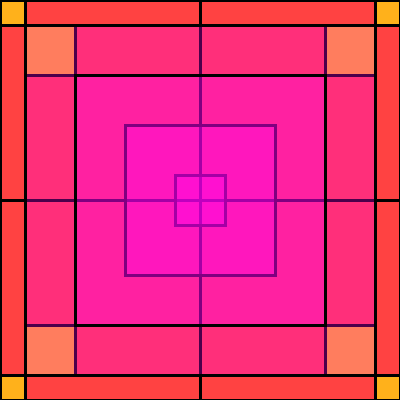
Frame 1 (no input)
Frame 60 (the mouse pressed at the canvas centre just before this capture): identical to frame 1, image omitted
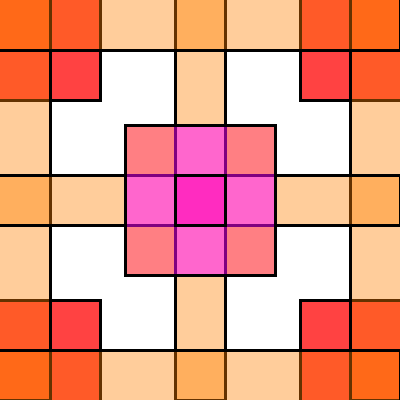
Frame 120 (the mouse held since frame 60 and released just before this capture)

The Processing sketch that drew these frames (run headless with seeded random() and noise(); from frame 60 on, the mouse is pressed at the canvas centre):

// Processing sketch: processing_63667
// ── processing_63667.pde

void setup()
{
size(400, 400);
strokeWeight(3);//ancho del trazo
 stroke(0); //color del trazo
rectMode(CENTER);
}
void draw()
{
 background(255);
//------------------------------------------------------
// los 8 cuadrados rojos de las esquinas (2 por c/esquina)
fill(255, 0, 0, 125);
// se el cursor se mueve en X van hacia el centro o hacia afuera, lo mismo si pasa en vertical con el eje Y
rect(0, 0, width-mouseX, height-mouseY);
rect(width, 0, width-mouseX, height-mouseY);
rect(width, height, width-mouseX, height-mouseY);
rect(0, height, width-mouseX, height-mouseY);
//-----
//si el cursor se mueve en Y los rectangulos se desplazan en X y visceversa
rect(0, 0, width-mouseY, height-mouseX);
rect(width, 0, width-mouseY, height-mouseX);
rect(width, height, width-mouseY, height-mouseX);
rect(0, height, width-mouseY, height-mouseX);
//------------------------------------------------------
//cuadrados amarillos. 
fill(255, 255, 0, 150);
rect(mouseX, mouseY, 50, 50); //siue al mouse
rect(mouseX+50, mouseY+50, 50, 50);
rect(mouseX-50, mouseY-50, 50, 50);
rect(mouseX-50, mouseY+50, 50, 50);
rect(mouseX+50, mouseY-50, 50, 50);
//---
rect(width-mouseX, height-mouseY, 50, 50);//opuesto al mouse
rect(width-mouseX+50, height-mouseY+50, 50, 50);
rect(width-mouseX-50, height-mouseY-50, 50, 50);
rect(width-mouseX-50, height-mouseY+50, 50, 50);
rect(width-mouseX+50, height-mouseY-50, 50, 50);
//---
rect(mouseX,  height-mouseY, 50, 50);//paralelo en X
rect(mouseX+50,  height-mouseY+50, 50, 50);
rect(mouseX-50,  height-mouseY-50, 50, 50);
rect(mouseX-50,  height-mouseY+50, 50, 50);
rect(mouseX+50,  height-mouseY-50, 50, 50);
//---
rect(width-mouseX, mouseY, 50, 50);//paralelo en Y
rect(width-mouseX+50, mouseY+50, 50, 50);
rect(width-mouseX-50, mouseY-50, 50, 50);
rect(width-mouseX-50, mouseY+50, 50, 50);
rect(width-mouseX+50, mouseY-50, 50, 50);
//------------------------------------------------------
//rectangulos naranjas. Los verticales se ensanchan al mover en X
// lor horizontales lo hacen al moverse en Y
fill(255, 128, 0, 100);
rect(0, 0, mouseX/2, height*2);
rect(200, 0, mouseX/4, height*2);
rect(400, 0, mouseX/2, height*2);
//---
rect(0, 0, width*2, mouseY/2);
rect(0, 200, width*2, mouseY/4);
rect(0, 400, width*2, mouseY/2);
//------------------------------------------------------
//cuadrados magentas
fill(255, 0, 255, 75);
// se mantienen en el centro, se agrandan segun la posicion del mouse
rect(width/2, height/2, mouseX-50, mouseY-50);
rect(width/2, height/2, mouseX-150, mouseY-150);
rect(width/2, height/2, width-mouseX-50, height-mouseY-50);
rect(width/2, height/2, width-mouseX-150, height-mouseY-150);
}
